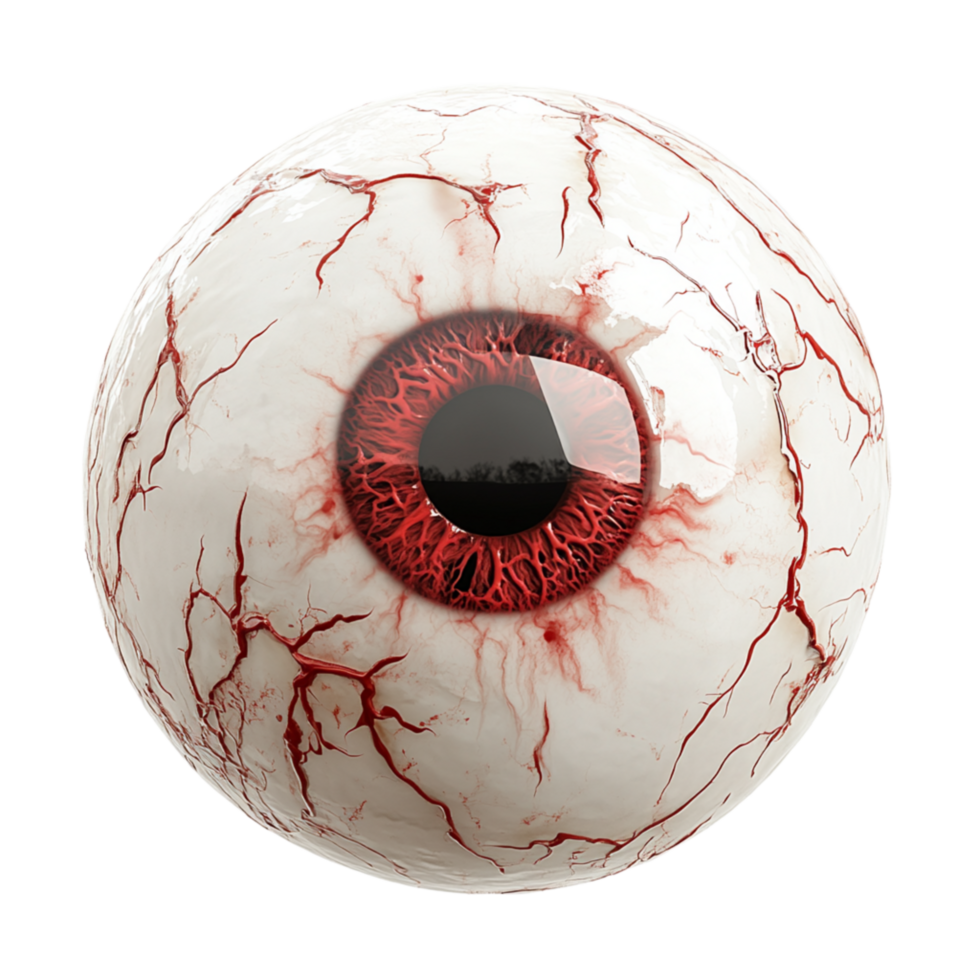
#> input picture data/eyes/images/eye_test.png, 980 x 980 px
$ python compare_source_render.py ../data/eyes/images/eye_test.png ../data/eyes/images/eye_test.png out.png
#> lines starting #> are read from the running program, lines starting #| are printed output that depends on the picture
### scripts/make_eye_from_image.py
#!/usr/bin/env python3
"""Create a new eye asset header from a source image.

Builds a 240px eye that behaves exactly like the reference asset
(default_large.h): identical geometry, polar map and eyelid masks; only the
colors come from the given image. The image is expected to show a round
eyeball (iris + pupil + sclera) on a dark background.

What is generated:
  sclera (375x375 RGB565) - the whole image, scaled so the iris outer edge
      lands exactly at the polar box boundary (90px radius), pupil center
      at the texture center. The pupil disc is repainted solid up to the
      maximum dilation radius so no sclera ring shows at any iris scale.
      The source is radially clamped at the eyeball edge (no background).
  iris map (489x122 RGB565) - the image's iris ring, polar-unwrapped:
      column = angle (512 sectors, same encoding as the polar map),
      row = radius from iris outer edge (row 0) to the pupil edge.
  polar / upper / lower / IRIS_MIN / IRIS_MAX - copied from the reference.

Usage:
  python scripts/make_eye_from_image.py eye_test.png data/eyes/eye_test_240.h
  optional: --ref data/eyes/default_large.h
            --center 488,485 --iris-radius 170 --pupil-radius 50
            --eyeball-radius 405   (manual overrides for detection)
"""
import argparse
import math
import sys

from PIL import Image

import scale_eye_assets as base  # parse_header, rgb565 helpers


# [13 lines left out: functions rgb888_from_565, pack_rgb888, not called in this run]


def sample_bilinear(px, w, h, x, y):
    x = max(0.0, min(w - 1.001, x))
    y = max(0.0, min(h - 1.001, y))
    x0, y0 = int(x), int(y)
    tx, ty = x - x0, y - y0
    out = []
    for c in range(3):
        p00 = px[x0, y0][c]
        p10 = px[x0 + 1, y0][c]
        p01 = px[x0, y0 + 1][c]
        p11 = px[x0 + 1, y0 + 1][c]
        v = (p00 + (p10 - p00) * tx) * (1 - ty) + (p01 + (p11 - p01) * tx) * ty
        out.append(int(round(v)))
    return tuple(out)


# [17 lines left out: function ring_mean, not called in this run]


def detect_geometry(img):
    """Locate the eye geometry.

    Primary method: the iris ring is the connected dark (red-black) region
    inside the eyeball (pupil + ring). A flood fill starting at the darkest
    ball pixel collects it; its centroid is the TRUE eye center - more
    reliable than brightness centroids, which a bright crescent or shadowed
    half of the eyeball can pull away from the iris.

    Falls back to the radial-brightness-profile method if the flood fill
    finds nothing plausible.
    """
    px = img.load()
    w, h = img.size
    step = 2
    gw, gh = w // step, h // step

    def rgb(gx, gy):
        return px[min(w - 1, gx * step), min(h - 1, gy * step)]

    ball = {}
    for gy in range(gh):
        for gx in range(gw):
            r, g, b = rgb(gx, gy)
            if (r + g + b) / 3 > 20:  # not background
                ball[(gx, gy)] = (r + g + b) / 3

    dark = {k: v for k, v in ball.items() if v < 75}
    if len(dark) >= 50:
        seed = min(dark, key=lambda k: dark[k])
        comp = {seed}
        stack = [seed]
        while stack:
            x, y = stack.pop()
            for dx, dy in ((1, 0), (-1, 0), (0, 1), (0, -1)):
                n = (x + dx, y + dy)
                if n in dark and n not in comp:
                    comp.add(n)
                    stack.append(n)

        ball_area = len(ball)
        if ball_area * 0.005 < len(comp) < ball_area * 0.6:
            cx = step * sum(x for x, _ in comp) / len(comp)
            cy = step * sum(y for _, y in comp) / len(comp)
            # radii via radial brightness profile around the ring centroid
            # (robust for both dark rings and brighter brown rings, where a
            # flood-fill radius would only cover the darkest part)
            prof = []
            for r in range(2, int(min(w, h) / 2) - 2):
                b_sum = cnt = 0
                for i in range(0, 360, 3):
                    a = math.radians(i)
                    x = int(round(cx + r * math.cos(a)))
                    y = int(round(cy + r * math.sin(a)))
                    if 0 <= x < w and 0 <= y < h:
                        cr, cg, cb = px[x, y]
                        b_sum += (cr + cg + cb) / 3
                        cnt += 1
                if cnt:
                    prof.append((r, b_sum / cnt))

            # [5 lines left out: function first_sustained, not called in this run]

            iris_r_default = max(40, int(min(w, h) / 5))

            # pupil edge: first sustained rise out of the dark core
            pupil_r = first_sustained(0, lambda v: v > 55) or iris_r_default
            # iris outer edge: sustained bright sclera
            iris_r = first_sustained(
                next((i for i, (r, v) in enumerate(prof)
                      if r >= pupil_r), 0), lambda v: v > 140) or iris_r_default
            pupil_r = min(pupil_r, int(iris_r * 0.6))
            iris_idx = next((i for i, (r, v) in enumerate(prof)
                             if r >= iris_r), 0)
            eyeball_r = first_sustained(iris_idx, lambda v: v < 40) or (
                int(min(w, h) / 2) - 5)
            return ((cx, cy), max(4, pupil_r), iris_r, eyeball_r, prof,
                    (cx, cy), 'iris-ring flood fill')

    return detect_geometry_profile(img)


def detect_geometry_profile(img):
    """Fallback: brightness-centroid center + radial profile detection."""
    px = img.load()
    w, h = img.size
    sx = sy = n = 0
    for y in range(0, h, 2):
        for x in range(0, w, 2):
            r, g, b = px[x, y]
            if r + g + b > 120:
                sx += x
                sy += y
                n += 1
    cx, cy = sx / n, sy / n
    max_r = int(min(w, h) / 2) - 2
    prof = []
    for r in range(2, max_r):
        b_sum = cnt = 0
        for i in range(0, 360, 3):
            a = math.radians(i)
            x = int(round(cx + r * math.cos(a)))
            y = int(round(cy + r * math.sin(a)))
            if 0 <= x < w and 0 <= y < h:
                cr, cg, cb = px[x, y]
                b_sum += (cr + cg + cb) / 3
                cnt += 1
        if cnt:
            prof.append((r, b_sum / cnt))

    def first_sustained(start_idx, predicate, count=4):
        for i in range(start_idx, len(prof) - count):
            if all(predicate(prof[i + k][1]) for k in range(count)):
                return prof[i][0]
        return None

    pupil_r = first_sustained(0, lambda v: v > 55) or 50
    pupil_idx = next((i for i, (r, v) in enumerate(prof) if r >= pupil_r), 0)
    iris_r = first_sustained(pupil_idx, lambda v: v > 140) or 170
    iris_idx = next((i for i, (r, v) in enumerate(prof) if r >= iris_r), 0)
    eyeball_r = first_sustained(iris_idx, lambda v: v < 40) or (max_r - 5)
    return (cx, cy), pupil_r, iris_r, eyeball_r, prof, (cx, cy), 'brightness profile'


# [121 lines left out: functions build_sclera, build_iris_map, main, not called in this run]


# [2 lines that do not run on import are left out]

### scripts/scale_eye_assets.py
#!/usr/bin/env python3
"""Scale 128px uncanny-eyes asset headers to 240px for GC9A01 displays.

Reads an eye style header from the original dalori/ESP32-uncanny-eyes-halloween-skull
project (e.g. dragonEye.h) and writes a new header with all asset tables scaled
by 240/128 = 1.875, matching the proven default_large.h geometry scheme
(the original defaultEye.h with sclera 200px became default_large.h with 375px).

What is scaled how:
  sclera  (RGB565)  bilinear upscale, x1.875   (contains the painted pupil)
  iris    (RGB565)  bilinear upscale, x1.875, cylindrical wrap in x
  upper/lower (u8)  bilinear upscale to 240x240 (eyelid threshold masks)
  polar   (u16)     nearest-neighbor on the packed angle/dist codes, x1.875 -
                   preserves the artist's warp of the iris exactly
  IRIS_MIN/IRIS_MAX  x1.875, preserving the relative pupil size
                   (iScale, iris map height and polar radius all scale
                   together, see eye_render.cpp: d = iScale * (p & 0x7F) / 128)

Usage:
  python scripts/scale_eye_assets.py data/eyes/128/dragonEye.h data/eyes/dragonEye_240.h
"""

import math
import re
import sys

SCALE = 240 / 128
TARGET_SCREEN = 240


def parse_header(path):
    src = open(path, encoding='utf-8', errors='replace').read()
    defs = {}
    for m in re.finditer(r'#define\s+(\w+)\s+(\d+)', src):
        defs[m.group(1)] = int(m.group(2))
    arrays = {}
    for m in re.finditer(
            r'const\s+(uint16_t|uint8_t)\s+(\w+)\[[^\]]*\]\s*PROGMEM\s*=\s*\{(.*?)\};',
            src, re.S):
        kind, name, body = m.groups()
        arrays[name] = (kind, [int(t[2:], 16) if t[:2].lower() == '0x' else int(t, 10)
                                for t in re.findall(r'0[xX][0-9A-Fa-f]+|\d+', body)])
    return defs, arrays


# [39 lines left out: functions bilinear, blend_rgb565, not called in this run]


def unpack_rgb565(p):
    return ((p >> 11) & 0x1F, (p >> 5) & 0x3F, p & 0x1F)


def pack_rgb565(c):
    return ((c[0] & 0x1F) << 11) | ((c[1] & 0x3F) << 5) | (c[2] & 0x1F)


def unpack_u8(p):
    return (p,)


def pack_u8(c):
    return c[0] & 0xFF


# [18 lines left out: functions blend_u8, scale_polar_nearest, not called in this run]


def scaled(n):
    return max(1, round(n * SCALE))


# [94 lines left out: functions emit_array, main, not called in this run]


# [2 lines that do not run on import are left out]

### scripts/simulate_render.py
"""Render a simulated eye frame in ASCII to validate a generated asset.

Replicates the render math of src/eyes/eye_render.cpp (straight gaze,
no lids, fixed iris scale) and prints the result as ASCII art.
"""
import math
import sys

import scale_eye_assets as base


def render(defs, arrays, i_scale=200, use_lids=False, u_t=0, l_t=0):
    sw, sh = defs['SCLERA_WIDTH'], defs['SCLERA_HEIGHT']
    bw, bh = defs['IRIS_WIDTH'], defs['IRIS_HEIGHT']
    mw, mh = defs['IRIS_MAP_WIDTH'], defs['IRIS_MAP_HEIGHT']
    scr_w, scr_h = defs['SCREEN_WIDTH'], defs['SCREEN_HEIGHT']
    sclera, iris, polar = arrays['sclera'][1], arrays['iris'][1], arrays['polar'][1]
    upper, lower = arrays['upper'][1], arrays['lower'][1]

    eye_x = (sw - scr_w) // 2
    eye_y = (sh - scr_h) // 2
    iris_off_x = (sw - bw) // 2
    iris_off_y = (sh - bh) // 2

    rows = []
    for sy in range(scr_h):
        row = []
        for sx in range(scr_w):
            tx, ty = eye_x + sx, eye_y + sy
            if use_lids and (lower[sy * scr_w + sx] <= l_t or
                             upper[sy * scr_w + sx] <= u_t):
                row.append(0)
                continue
            ix, iy = tx - iris_off_x, ty - iris_off_y
            if 0 <= ix < bw and 0 <= iy < bh:
                p = polar[iy * bw + ix]
                dist = p & 0x7F
                d = i_scale * dist // 128
                if d < mh:
                    ang = mw * (p >> 7) // 512
                    row.append(iris[d * mw + ang])
                    continue
            row.append(sclera[ty * sw + tx])
        rows.append(row)
    return rows


# [58 lines left out: functions to_ascii, main, base_rgb565, not called in this run]


# [2 lines that do not run on import are left out]

### scripts/compare_source_render.py
"""Build a side-by-side comparison: source image vs pipeline render.

Left frame: the source image scaled exactly like the sclera texture build
(iris edge -> 90px radius around the frame center), cropped to the 240x240
render window. Right frame: the simulated render. Crosshairs mark the frame
center in both. Differences between the two expose pipeline errors;
similarities mean the source image content is being reproduced faithfully.
"""
import math
import sys

from PIL import Image, ImageDraw

import simulate_render as sim
import scale_eye_assets as base
import make_eye_from_image as mk


def main():
    src_path = sys.argv[1]
    asset_path = sys.argv[2]
    out_path = sys.argv[3]

    # pipeline geometry detection (same as the asset build)
    img = Image.open(src_path).convert('RGB')
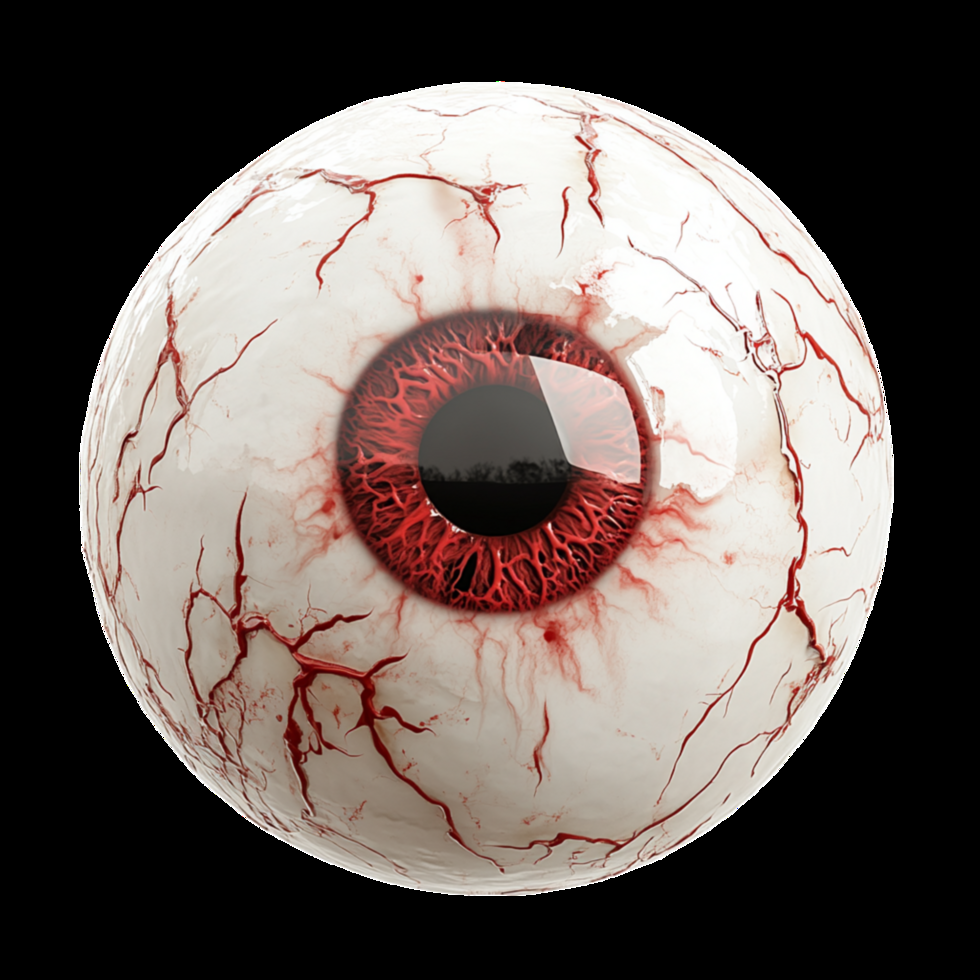
#> img: PIL image 980x980 RGB; mean R, G, B 106.7, 96.1, 91.5
    (cx, cy), pup_r, iris_r, eye_r, prof, _, _ = mk.detect_geometry(img)
#> in detect_geometry, `dark = {k: v for k, v in ball.items() if v < 75}`: dark = 9200 items
#> in detect_geometry, `seed = min(dark, key=lambda k: dark[k])`: seed = (260, 233)
#> in detect_geometry, `comp = {seed}`: comp = 1 item
#> in detect_geometry, `stack = [seed]`: stack = [(260, 233)]
#> the loop in detect_geometry, `while stack:` made 4 passes
#> (x, y) on passes 1 to 4: (260, 233), (259, 233), (259, 234), (258, 234)
#> after the loop in detect_geometry, `while stack:`: comp = 4 items; stack = []
#> after the loop in detect_geometry_profile, `for y in range(0, h, 2):`: n = 125584; sx = 61269048; sy = 60940602
#> in detect_geometry_profile, `cx, cy = sx / n, sy / n`: cx = 487.9; cy = 485.3
#> after the loop in detect_geometry_profile, `for r in range(2, max_r):`: prof = 486 pairs, first value 2 to 487, second value 0 to 218.2
#> the loop in first_sustained, `for i in range(start_idx, len(prof) - count):` made 60 passes
#> in detect_geometry_profile, `pupil_r = first_sustained(0, lambda v: v > 55) or 50`: pupil_r = 61
#> in detect_geometry_profile, `pupil_idx = next((i for i, (r, v) in enumerate(prof) if r >= pupil_r),..`: pupil_idx = 59
#> the loop in first_sustained, `for i in range(start_idx, len(prof) - count):` made 110 passes
#> in detect_geometry_profile, `iris_r = first_sustained(pupil_idx, lambda v: v > 140) or 170`: iris_r = 170
#> in detect_geometry_profile, `iris_idx = next((i for i, (r, v) in enumerate(prof) if r >= iris_r), 0)`: iris_idx = 168
#> in detect_geometry_profile, `eyeball_r = first_sustained(iris_idx, lambda v: v < 40) or (max_r - 5)`: eyeball_r = 412
#> cx = 487.9; cy = 485.3; pup_r = 61; iris_r = 170; eye_r = 412

    # left frame: source scaled like build_sclera
    scale = 90.0 / iris_r
#> scale = 0.529
    left = Image.new('RGB', (240, 240), (0, 0, 0))
#> left: PIL image 240x240 RGB; every value is 0
    lpx = left.load()
    for ty in range(240):
        for tx in range(240):
            sx = (tx - 119.5) / scale
            sy = (ty - 119.5) / scale
            r_src = math.hypot(sx, sy)
            if r_src > eye_r:
                f = eye_r / r_src
                sx, sy = sx * f, sy * f
            lpx[tx, ty] = mk.sample_bilinear(img.load(), img.size[0], img.size[1],
                                             cx + sx, cy + sy)

    # right frame: simulated render (straight gaze)
    defs, arrays = base.parse_header(asset_path)
    rows = sim.render(defs, arrays, 200)
    right = Image.new('RGB', (240, 240))
    right.putdata([sim.base_rgb565(p) for row in rows for p in row])

    sheet = Image.new('RGB', (494, 254), (30, 30, 30))
    draw = ImageDraw.Draw(sheet)
    sheet.paste(left, (0, 14))
    sheet.paste(right, (254, 14))
    draw.text((4, 2), 'source (as scaled by pipeline)')
    draw.text((258, 2), 'pipeline render iScale=200')
    for ox in (0, 254):
        draw.line((ox + 120, 14, ox + 120, 253), fill=(255, 255, 255), width=1)
        draw.line((ox, 14 + 120, ox + 239, 14 + 120), fill=(255, 255, 255), width=1)
    sheet.save(out_path)
    print(f'written: {out_path}')
    print(f'geometry used: center ({cx:.1f},{cy:.1f}), pupil r={pup_r}, '
          f'iris r={iris_r}, eyeball r={eye_r}')


if __name__ == '__main__':
#> (the run stopped early here; a loop or call above may not have finished)
